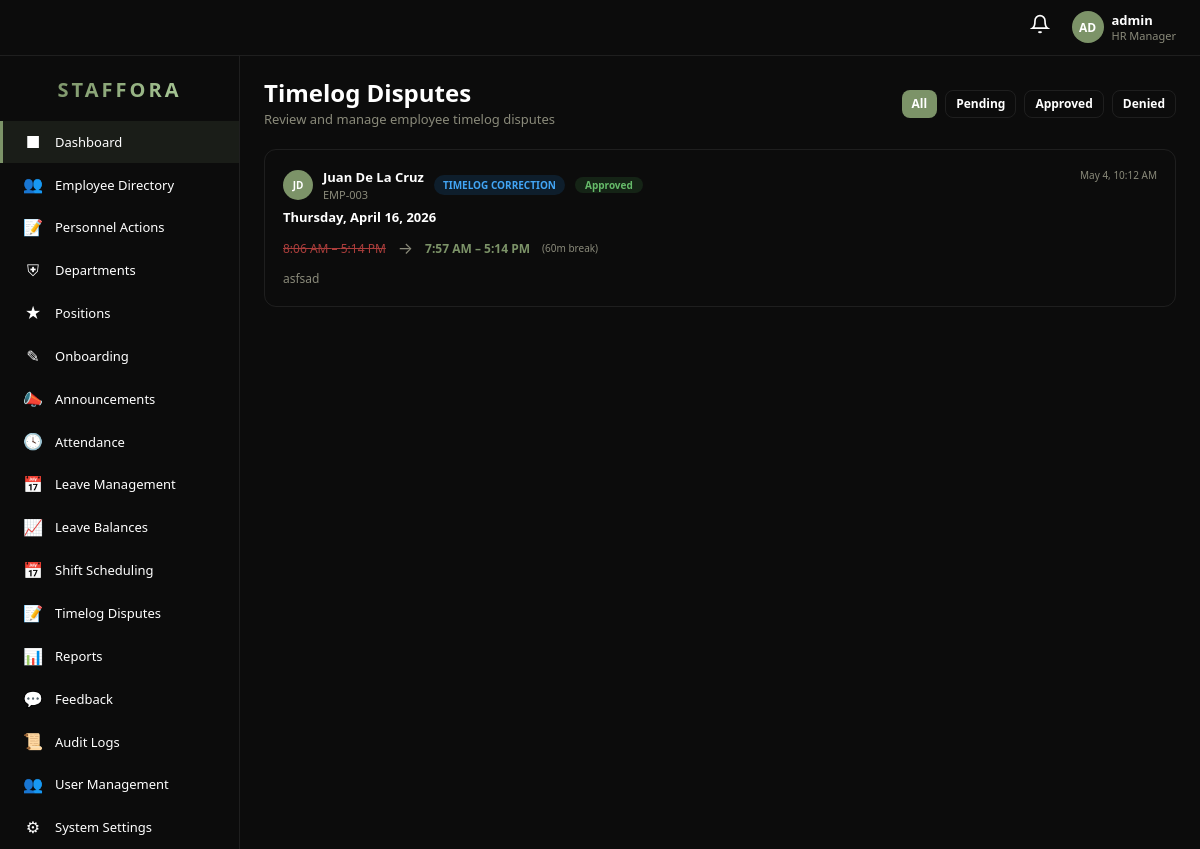
The app's page /pages/timelog_dispute.php (signed in) with its own data.
### tables this page shows
CREATE TABLE `timelog_dispute` (
  `id` int(11) NOT NULL AUTO_INCREMENT,
  `employee_id` int(11) NOT NULL,
  `dispute_date` date NOT NULL,
  `original_clock_in` time DEFAULT NULL,
  `original_clock_out` time DEFAULT NULL,
  `corrected_clock_in` time DEFAULT NULL,
  `corrected_clock_out` time DEFAULT NULL,
  `break_minutes` int(11) DEFAULT 60,
  `dispute_type` enum('Timelog Correction','Schedule Issue','Generic') NOT NULL DEFAULT 'Timelog Correction',
  `reason` text DEFAULT NULL,
  `doc_path` varchar(255) DEFAULT NULL,
  `status` enum('Pending','Approved','Denied') NOT NULL DEFAULT 'Pending',
  `reviewed_by` int(11) DEFAULT NULL,
  `reviewed_at` int(11) DEFAULT NULL,
  `created_at` int(11) NOT NULL DEFAULT 0,
  PRIMARY KEY (`id`),
  KEY `employee_id` (`employee_id`),
  KEY `reviewed_by` (`reviewed_by`),
  CONSTRAINT `timelog_dispute_ibfk_1` FOREIGN KEY (`employee_id`) REFERENCES `employee` (`id`) ON DELETE CASCADE,
  CONSTRAINT `timelog_dispute_ibfk_2` FOREIGN KEY (`reviewed_by`) REFERENCES `user` (`id`) ON DELETE SET NULL
);

CREATE TABLE `employee` (
  `id` int(11) NOT NULL AUTO_INCREMENT,
  `user_id` int(11) DEFAULT NULL,
  `employee_no` varchar(30) DEFAULT NULL,
  `first_name` varchar(80) NOT NULL,
  `middle_name` varchar(80) DEFAULT NULL,
  `last_name` varchar(80) NOT NULL,
  `suffix` varchar(10) DEFAULT NULL,
  `gender` varchar(20) DEFAULT NULL,
  `email` varchar(150) DEFAULT NULL,
  `phone` varchar(30) DEFAULT NULL,
  `department_id` int(11) DEFAULT NULL,
  `position_id` int(11) DEFAULT NULL,
  `work_rule_id` int(11) DEFAULT NULL,
  `job_title` varchar(100) DEFAULT NULL,
  `employment_type` enum('Full-Time','Part-Time','Contractual','Intern') NOT NULL DEFAULT 'Full-Time',
  `status` enum('Regular','Probationary','Resigned','Terminated','On Leave') NOT NULL DEFAULT 'Probationary',
  `hire_date` date DEFAULT NULL,
  `date_regularized` date DEFAULT NULL,
  `basic_salary` decimal(12,2) NOT NULL DEFAULT 0.00,
  `civil_status` enum('Single','Married','Widowed','Separated','Divorced') DEFAULT NULL,
  `date_of_birth` date DEFAULT NULL,
  `place_of_birth` varchar(150) DEFAULT NULL,
  `nationality` varchar(60) DEFAULT 'Filipino',
  `solo_parent_id` varchar(50) DEFAULT NULL,
  `blood_type` varchar(5) DEFAULT NULL,
  `highest_education` varchar(80) DEFAULT NULL,
  `address` text DEFAULT NULL,
  `sss_no` varchar(30) DEFAULT NULL,
  `philhealth_no` varchar(30) DEFAULT NULL,
  `pagibig_no` varchar(30) DEFAULT NULL,
  `tin_no` varchar(30) DEFAULT NULL,
  `bank_name` varchar(80) DEFAULT NULL,
  `bank_account_number` varchar(40) DEFAULT NULL,
  `emergency_contact_name` varchar(100) DEFAULT NULL,
  `emergency_contact_relationship` varchar(60) DEFAULT NULL,
  `emergency_contact_phone` varchar(30) DEFAULT NULL,
  `created_at` int(11) NOT NULL DEFAULT 0,
  `updated_at` int(11) NOT NULL DEFAULT 0,
  PRIMARY KEY (`id`),
  KEY `user_id` (`user_id`),
  KEY `department_id` (`department_id`),
  KEY `position_id` (`position_id`),
  CONSTRAINT `employee_ibfk_1` FOREIGN KEY (`user_id`) REFERENCES `user` (`id`) ON DELETE SET NULL,
  CONSTRAINT `employee_ibfk_2` FOREIGN KEY (`department_id`) REFERENCES `department` (`id`) ON DELETE SET NULL,
  CONSTRAINT `employee_ibfk_3` FOREIGN KEY (`position_id`) REFERENCES `position` (`id`) ON DELETE SET NULL
);

### includes/auth.php (called while the page is built, shortened)
<?php
require_once __DIR__ . '/../config.php';
require_once __DIR__ . '/db.php';
class Auth {
    public static function isAdmin(): bool { return ($_SESSION['role'] ?? '') === 'Super Admin'; }
}

### config.php (called while the page is built, shortened)
<?php
if(!function_exists("e")){
    function e(?string $s):string{ return htmlspecialchars((string)$s,ENT_QUOTES|ENT_SUBSTITUTE,"UTF-8"); }
}
if(!function_exists("url")){
    function url(string $page,array $params=[]):string{
        return BASE_URL."/index.php?".http_build_query(array_merge(["page"=>$page],$params));
    }
}

### includes/db.php (called while the page is built, shortened)
<?php
require_once __DIR__ . '/../config.php';
class DB {
    private static $pdo = null;
    public static function get(): PDO {
        if (self::$pdo === null) {
            $dsn = 'mysql:host=' . DB_HOST . ';port=' . DB_PORT . ';dbname=' . DB_NAME . ';charset=' . DB_CHARSET;
            self::$pdo = new PDO($dsn, DB_USER, DB_PASS, [
                PDO::ATTR_ERRMODE            => PDO::ERRMODE_EXCEPTION,
                PDO::ATTR_DEFAULT_FETCH_MODE => PDO::FETCH_ASSOC,
                PDO::ATTR_EMULATE_PREPARES   => false,
            ]);
        }
        return self::$pdo;
    }
    public static function query(string $sql, array $params = []): PDOStatement {
        $stmt = self::get()->prepare($sql);
        $stmt->execute($params);
        return $stmt;
    }
    public static function fetchAll(string $sql, array $params = []): array {
        return self::query($sql, $params)->fetchAll();
    }
}

### pages/timelog_dispute.php (the view, shortened to what this page needs)
<?php
require_once __DIR__ . '/../config.php';
require_once __DIR__ . '/../includes/db.php';
require_once __DIR__ . '/../includes/auth.php';
$isAdmin = Auth::isAdmin(); $isManager = Auth::isManager(); $empId = Auth::empId(); $userId = Auth::id();
if ($isAdmin || $isManager) {
    $where = '1=1'; $params = [];
    $disputes = DB::fetchAll("SELECT td.*, e.first_name, e.last_name, e.employee_no, e.department_id FROM timelog_dispute td JOIN employee e ON td.employee_id=e.id WHERE $where ORDER BY td.created_at DESC", $params);
} else {
    $disputes = DB::fetchAll("SELECT td.*, e.first_name, e.last_name FROM timelog_dispute td JOIN employee e ON td.employee_id=e.id WHERE td.employee_id=? ORDER BY td.created_at DESC", [$empId]);
}
require_once __DIR__ . '/../includes/layout_header.php';
?>
<div style="margin-bottom:20px;display:flex;align-items:center;justify-content:space-between;flex-wrap:wrap;gap:12px;">
    <div>
        <h1 style="font-size:24px;font-weight:700;margin:0;">Timelog Disputes</h1>
        <p style="color:var(--text-muted);margin:4px 0 0;font-size:13px;"><?php echo ($isAdmin||$isManager) ? 'Review and manage employee timelog disputes' : 'Correct your attendance records'; ?></p>
    </div>
    <div style="display:flex;gap:8px;">
        <?php if($isAdmin||$isManager): ?>
        <a href="<?php echo url('timelog_dispute'); ?>" class="btn btn-sm <?php echo !isset($_GET['status'])?'btn-accent':'btn-outline'; ?>">All</a>
        <a href="<?php echo url('timelog_dispute',['status'=>'Pending']); ?>" class="btn btn-sm <?php echo ($_GET['status']??'')==='Pending'?'btn-accent':'btn-outline'; ?>">Pending</a>
        <a href="<?php echo url('timelog_dispute',['status'=>'Approved']); ?>" class="btn btn-sm <?php echo ($_GET['status']??'')==='Approved'?'btn-accent':'btn-outline'; ?>">Approved</a>
        <a href="<?php echo url('timelog_dispute',['status'=>'Denied']); ?>" class="btn btn-sm <?php echo ($_GET['status']??'')==='Denied'?'btn-accent':'btn-outline'; ?>">Denied</a>
        <?php endif; ?>
    </div>
</div>
<div style="display:flex;flex-direction:column;gap:12px;">
<?php foreach($disputes as $d):
    $typeClass = match($d['dispute_type']) { 'Timelog Correction'=>'dt-correction','Schedule Issue'=>'dt-schedule',default=>'dt-generic' };
    $statusBadge = match($d['status']) { 'Approved'=>'badge-success','Denied'=>'badge-danger',default=>'badge-warning' };
?>
<div class="dispute-card">
    <div style="display:flex;align-items:flex-start;justify-content:space-between;gap:12px;flex-wrap:wrap;">
        <div style="flex:1;min-width:200px;">
            <div style="display:flex;align-items:center;gap:10px;margin-bottom:6px;">
                <?php if($isAdmin||$isManager): ?>
                <div style="width:30px;height:30px;border-radius:50%;background:var(--accent);display:flex;align-items:center;justify-content:center;font-size:10px;font-weight:700;color:#fff;">
                    <?php echo strtoupper(substr($d['first_name'],0,1).substr($d['last_name'],0,1)); ?>
                </div>
                <div>
                    <div style="font-weight:600;font-size:13px;"><?php echo e($d['first_name'].' '.$d['last_name']); ?></div>
                    <div style="font-size:11px;color:var(--text-muted);"><?php echo e($d['employee_no'] ?? ''); ?></div>
                </div>
                <?php endif; ?>
                <span class="dt-badge <?php echo $typeClass; ?>"><?php echo $d['dispute_type']; ?></span>
                <span class="badge <?php echo $statusBadge; ?>" style="font-size:10px;"><?php echo $d['status']; ?></span>
            </div>
            <div style="font-size:13px;font-weight:600;margin-bottom:4px;">
                <?php echo date('l, F j, Y', strtotime($d['dispute_date'])); ?>
            </div>
            <div class="time-compare">
                <span class="old"><?php echo $d['original_clock_in'] ? date('g:i A', strtotime($d['original_clock_in'])) : 'No record'; ?> – <?php echo $d['original_clock_out'] ? date('g:i A', strtotime($d['original_clock_out'])) : 'No record'; ?></span>
                <span class="arrow">→</span>
                <span class="new"><?php echo $d['corrected_clock_in'] ? date('g:i A', strtotime($d['corrected_clock_in'])) : '—'; ?> – <?php echo $d['corrected_clock_out'] ? date('g:i A', strtotime($d['corrected_clock_out'])) : '—'; ?></span>
                <span style="font-size:10px;color:var(--text-muted);">(<?php echo $d['break_minutes']; ?>m break)</span>
            </div>
            <?php if($d['reason']): ?>
            <p style="font-size:12px;color:var(--text-muted);margin:6px 0 0;line-height:1.5;"><?php echo e($d['reason']); ?></p>
            <?php endif; ?>
        </div>
        <div style="display:flex;flex-direction:column;align-items:flex-end;gap:6px;">
            <span style="font-size:10px;color:var(--text-muted);"><?php echo date('M j, g:i A', $d['created_at']); ?></span>
        </div>
    </div>
</div>
<?php endforeach; ?>
</div>
<?php require_once __DIR__ . '/../includes/layout_footer.php'; ?>

### web/css/hrms.css (style rules this page uses)
:root { --bg: #0c0c0c; --sidebar: #0c0c0c; --card: #0c0c0c; --card-hover: #161616; --border: rgba(255, 255, 255, 0.08); --text: #ffffff; --text-muted: #8a8a7a; --accent: #7C9368; --accent-hover: #8ca678; --primary: #5b8a72; --success: #4caf50; --warning: #E07A45; --danger: #d4183d; --info: #42a5f5 }
* { box-sizing: border-box }
body.hrms-body { margin: 0; background: var(--bg); color: var(--text); font-family: 'Segoe UI', system-ui, -apple-system, sans-serif; font-size: 14px }
a { color: var(--accent); text-decoration: none }
.badge { padding: 3px 10px; border-radius: 20px; font-size: 11px; font-weight: 600; display: inline-block }
.badge-on-time, .badge-active, .badge-approved, .badge-success, .badge-completed, .badge-open, .badge-hired { background: rgba(76, 175, 80, 0.15); color: #66bb6a }
.btn { padding: 8px 16px; border-radius: 8px; font-size: 13px; font-weight: 600; border: none; cursor: pointer; transition: all .2s; display: inline-flex; align-items: center; gap: 6px; text-decoration: none }
.btn-accent { background: var(--accent); color: #fff }
.btn-outline { background: transparent; border: 1px solid var(--border); color: var(--text) }
.btn-sm { padding: 4px 10px; font-size: 12px }

### pages/timelog_dispute.php (style rules this page uses)
.dispute-card { background:var(--card-bg);border:1px solid var(--border);border-radius:12px;padding:18px;transition:all .15s }
.dt-badge { display:inline-block;padding:3px 9px;border-radius:20px;font-size:10px;font-weight:700;text-transform:uppercase }
.dt-correction { background:rgba(30,136,229,0.15);color:#42a5f5 }
.time-compare { display:flex;align-items:center;gap:12px;margin:10px 0;font-size:12px }
.time-compare .old { color:#ef5350;text-decoration:line-through;opacity:.7 }
.time-compare .new { color:var(--accent);font-weight:700 }
.time-compare .arrow { color:var(--text-muted);font-size:16px }

### records on screen
timelog_dispute: employee.last_name "JD", employee.last_name "Juan De La Cruz", employee.employee_no "EMP-003", dispute_type "TIMELOG CORRECTION", status "Approved", dispute_date "Thursday, April 16, 2026", original_clock_in "8:06 AM", original_clock_out "5:14 PM", corrected_clock_in "7:57 AM", corrected_clock_out "5:14 PM", break_minutes "60", reason "asfsad", created_at "May 4, 10:12 AM"

### other values on screen
substr($username ?: 'U', 0, 2) "AD"
$username "admin"
$roleLabel "HR Manager"
$item[2] "■"
$item[0] "Dashboard"
$item[2] "👥"
$item[0] "Employee Directory"
$item[2] "📝"
$item[0] "Personnel Actions"
$item[2] "⛨"
$item[0] "Departments"
$item[2] "★"
$item[0] "Positions"
$item[2] "✎"
$item[0] "Onboarding"
